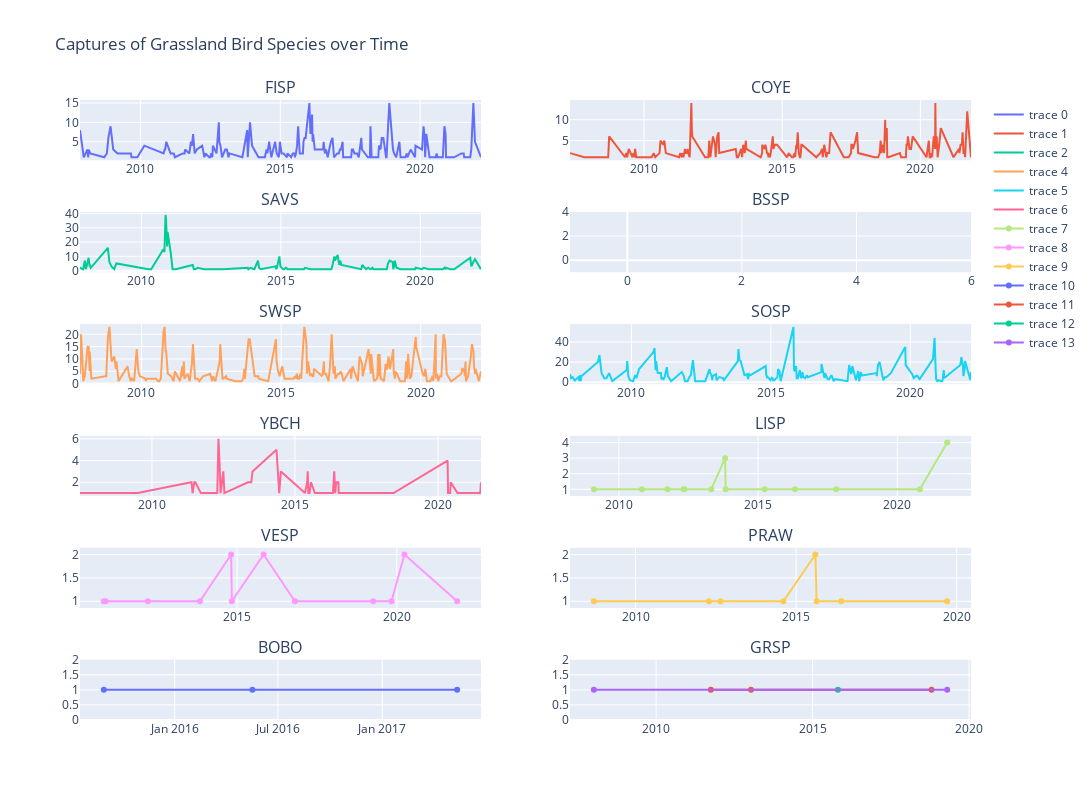

The cell this chart's notebook holds for it:
### Code cell
captureRateFig = make_subplots(rows=6, cols=2, 
                               subplot_titles=("FISP", "COYE", "SAVS", "BSSP", "SWSP", 
                                               "SOSP", "YBCH", "LISP", "VESP", "PRAW",
                                               "BOBO", "GRSP", "HESP", "SEWR"))

captureRateFig.add_trace(
    go.Scatter(x=filtered_groups["FISP"].index, y=filtered_groups["FISP"]["Band Number"]),
    row=1, col=1
)

captureRateFig.add_trace(
    go.Scatter(x=filtered_groups["COYE"].index, y=filtered_groups["COYE"]["Band Number"]),
    row=1, col=2
)

captureRateFig.add_trace(
    go.Scatter(x=filtered_groups["SAVS"].index, y=filtered_groups["SAVS"]["Band Number"]),
    row=2, col=1
)

captureRateFig.add_trace(
    go.Scatter(x=filtered_groups["BSSP"].index, y=filtered_groups["BSSP"]["Band Number"]),
    row=2, col=2
)

captureRateFig.add_trace(
    go.Scatter(x=filtered_groups["SOSP"].index, y=filtered_groups["SOSP"]["Band Number"]),
    row=3, col=1
)

captureRateFig.add_trace(
    go.Scatter(x=filtered_groups["SWSP"].index, y=filtered_groups["SWSP"]["Band Number"]),
    row=3, col=2
)

captureRateFig.add_trace(
    go.Scatter(x=filtered_groups["YBCH"].index, y=filtered_groups["YBCH"]["Band Number"]),
    row=4, col=1
)

captureRateFig.add_trace(
    go.Scatter(x=filtered_groups["LISP"].index, y=filtered_groups["LISP"]["Band Number"]),
    row=4, col=2
)

captureRateFig.add_trace(
    go.Scatter(x=filtered_groups["VESP"].index, y=filtered_groups["VESP"]["Band Number"]),
    row=5, col=1
)

captureRateFig.add_trace(
    go.Scatter(x=filtered_groups["PRAW"].index, y=filtered_groups["PRAW"]["Band Number"]),
    row=5, col=2
)

captureRateFig.add_trace(
    go.Scatter(x=filtered_groups["BOBO"].index, y=filtered_groups["BOBO"]["Band Number"]),
    row=6, col=1
)

captureRateFig.add_trace(
    go.Scatter(x=filtered_groups["GRSP"].index, y=filtered_groups["GRSP"]["Band Number"]),
    row=6, col=2
)

captureRateFig.add_trace(
    go.Scatter(x=filtered_groups["HESP"].index, y=filtered_groups["HESP"]["Band Number"]),
    row=6, col=2
)

captureRateFig.add_trace(
    go.Scatter(x=filtered_groups["SEWR"].index, y=filtered_groups["SEWR"]["Band Number"]),
    row=6, col=2
)


captureRateFig.update_layout(height=800, width=1300, title_text="Captures of Grassland Bird Species over Time")
#captureRateFig.write_html("captureRateFig.html")
captureRateFig.show()

### Figure 1 — Plotly figure (JSON) as saved in the notebook; plotly's stock layout.template omitted (floating-point values rounded to 4 significant figures; data arrays with more than 128 entries replaced by an {"elided": "..."} marker saying what was removed)
{"data": [{"type": "scatter", "x": {"elided": "193 str values"}, "xaxis": "x", "y": {"elided": "193 int values"}, "yaxis": "y"}, {"type": "scatter", "x": {"elided": "168 str values"}, "xaxis": "x2", "y": {"elided": "168 int values"}, "yaxis": "y2"}, {"type": "scatter", "x": ["2007-10-20T00:00:00", "2007-12-01T00:00:00", "2007-12-22T00:00:00", "2008-01-05T00:00:00", "2008-02-10T00:00:00", "2008-02-23T00:00:00", "2008-02-24T00:00:00", "2008-03-09T00:00:00", "2008-10-19T00:00:00", "2008-11-08T00:00:00", "2008-12-06T00:00:00", "2009-01-10T00:00:00", "2009-02-07T00:00:00", "2010-04-03T00:00:00", "2010-05-09T00:00:00", "2010-10-16T00:00:00", "2010-10-30T00:00:00", "2010-11-13T00:00:00", "2010-11-20T00:00:00", "2010-12-04T00:00:00", "2010-12-11T00:00:00", "2011-01-22T00:00:00", "2011-01-29T00:00:00", "2011-02-13T00:00:00", "2011-03-26T00:00:00", "2011-11-05T00:00:00", "2011-11-19T00:00:00", "2011-12-03T00:00:00", "2011-12-10T00:00:00", "2012-01-07T00:00:00", "2012-03-17T00:00:00", "2012-03-31T00:00:00", "2012-04-29T00:00:00", "2012-11-10T00:00:00", "2012-11-25T00:00:00", "2012-12-01T00:00:00", "2013-10-26T00:00:00", "2013-11-02T00:00:00", "2013-12-02T00:00:00", "2014-01-20T00:00:00", "2014-03-08T00:00:00", "2014-03-15T00:00:00", "2014-03-22T00:00:00", "2014-04-12T00:00:00", "2014-10-25T00:00:00", "2014-11-02T00:00:00", "2014-11-15T00:00:00", "2014-12-13T00:00:00", "2014-12-27T00:00:00", "2015-01-31T00:00:00", "2015-02-14T00:00:00", "2015-03-07T00:00:00", "2015-04-05T00:00:00", "2015-04-24T00:00:00", "2015-10-31T00:00:00", "2015-11-14T00:00:00", "2016-01-30T00:00:00", "2016-03-26T00:00:00", "2016-10-25T00:00:00", "2016-11-13T00:00:00", "2016-12-03T00:00:00", "2016-12-10T00:00:00", "2017-01-14T00:00:00", "2017-02-04T00:00:00", "2017-02-18T00:00:00", "2017-03-04T00:00:00", "2017-10-22T00:00:00", "2017-11-18T00:00:00", "2017-11-24T00:00:00", "2017-12-03T00:00:00", "2018-01-20T00:00:00", "2018-02-18T00:00:00", "2018-03-18T00:00:00", "2018-03-24T00:00:00", "2018-04-14T00:00:00", "2018-04-29T00:00:00", "2018-09-29T00:00:00", "2018-10-14T00:00:00", "2018-10-20T00:00:00", "2018-11-04T00:00:00", "2018-11-25T00:00:00", "2019-01-06T00:00:00", "2019-01-12T00:00:00", "2019-01-27T00:00:00", "2019-02-02T00:00:00", "2019-02-23T00:00:00", "2019-04-21T00:00:00", "2019-10-27T00:00:00", "2019-11-02T00:00:00", "2020-01-26T00:00:00", "2020-02-15T00:00:00", "2020-04-21T00:00:00", "2020-05-03T00:00:00", "2020-10-24T00:00:00", "2020-11-14T00:00:00", "2020-11-29T00:00:00", "2020-12-05T00:00:00", "2021-01-10T00:00:00", "2021-01-30T00:00:00", "2021-03-20T00:00:00", "2021-10-17T00:00:00", "2021-10-31T00:00:00", "2021-11-21T00:00:00", "2021-11-27T00:00:00", "2021-12-18T00:00:00", "2022-03-06T00:00:00"], "xaxis": "x3", "y": [2, 1, 7, 1, 9, 3, 4, 2, 16, 6, 3, 1, 5, 1, 1, 15, 13, 39, 36, 17, 27, 12, 9, 1, 1, 4, 1, 1, 1, 2, 1, 1, 1, 1, 1, 1, 2, 1, 2, 1, 7, 3, 2, 1, 3, 1, 3, 10, 3, 1, 1, 2, 1, 1, 1, 2, 1, 1, 1, 5, 10, 7, 11, 4, 7, 4, 1, 1, 2, 4, 1, 2, 1, 1, 2, 1, 1, 1, 1, 5, 7, 6, 1, 4, 7, 2, 1, 1, 2, 1, 2, 1, 1, 1, 2, 1, 2, 1, 1, 1, 9, 3, 6, 6, 8, 1], "yaxis": "y3"}, {"type": "scatter", "x": [], "xaxis": "x4", "y": [], "yaxis": "y4"}, {"type": "scatter", "x": {"elided": "220 str values"}, "xaxis": "x5", "y": {"elided": "220 int values"}, "yaxis": "y5"}, {"type": "scatter", "x": {"elided": "170 str values"}, "xaxis": "x6", "y": {"elided": "170 int values"}, "yaxis": "y6"}, {"type": "scatter", "x": ["2007-06-27T00:00:00", "2008-09-14T00:00:00", "2009-05-09T00:00:00", "2009-05-23T00:00:00", "2009-06-21T00:00:00", "2009-07-03T00:00:00", "2011-05-16T00:00:00", "2011-05-21T00:00:00", "2011-06-04T00:00:00", "2011-06-25T00:00:00", "2011-07-09T00:00:00", "2011-09-18T00:00:00", "2012-04-14T00:00:00", "2012-04-29T00:00:00", "2012-05-12T00:00:00", "2012-05-26T00:00:00", "2012-06-30T00:00:00", "2012-07-14T00:00:00", "2013-05-11T00:00:00", "2013-06-22T00:00:00", "2013-07-08T00:00:00", "2014-05-10T00:00:00", "2014-06-14T00:00:00", "2014-07-05T00:00:00", "2015-05-09T00:00:00", "2015-06-06T00:00:00", "2015-06-13T00:00:00", "2015-06-21T00:00:00", "2015-07-06T00:00:00", "2015-07-25T00:00:00", "2015-09-12T00:00:00", "2016-04-30T00:00:00", "2016-05-17T00:00:00", "2016-05-29T00:00:00", "2016-06-11T00:00:00", "2016-07-09T00:00:00", "2016-07-13T00:00:00", "2016-09-12T00:00:00", "2017-05-13T00:00:00", "2017-05-28T00:00:00", "2017-06-12T00:00:00", "2018-06-13T00:00:00", "2020-05-03T00:00:00", "2020-05-09T00:00:00", "2020-06-05T00:00:00", "2020-06-12T00:00:00", "2020-09-06T00:00:00", "2021-05-13T00:00:00", "2021-05-31T00:00:00", "2021-06-15T00:00:00", "2021-06-24T00:00:00", "2021-07-03T00:00:00"], "xaxis": "x7", "y": [1, 1, 1, 1, 1, 1, 2, 2, 1, 2, 2, 1, 1, 6, 4, 1, 3, 1, 2, 2, 3, 5, 1, 3, 1, 2, 3, 1, 1, 2, 1, 1, 3, 1, 2, 2, 1, 1, 1, 1, 1, 1, 4, 1, 1, 2, 1, 1, 1, 1, 1, 2], "yaxis": "y7"}, {"type": "scatter", "x": ["2009-02-07T00:00:00", "2010-10-30T00:00:00", "2011-10-01T00:00:00", "2012-04-29T00:00:00", "2012-05-12T00:00:00", "2013-04-27T00:00:00", "2013-10-26T00:00:00", "2013-11-02T00:00:00", "2015-03-28T00:00:00", "2016-04-30T00:00:00", "2017-10-22T00:00:00", "2020-10-24T00:00:00", "2021-10-17T00:00:00"], "xaxis": "x8", "y": [1, 1, 1, 1, 1, 1, 3, 1, 1, 1, 1, 1, 4], "yaxis": "y8"}, {"type": "scatter", "x": ["2010-10-30T00:00:00", "2010-11-20T00:00:00", "2012-03-17T00:00:00", "2013-11-02T00:00:00", "2014-10-25T00:00:00", "2014-11-02T00:00:00", "2015-10-31T00:00:00", "2016-10-23T00:00:00", "2019-04-06T00:00:00", "2019-11-02T00:00:00", "2020-03-28T00:00:00", "2021-11-21T00:00:00"], "xaxis": "x9", "y": [1, 1, 1, 1, 2, 1, 2, 1, 1, 1, 2, 1], "yaxis": "y9"}, {"type": "scatter", "x": ["2008-09-14T00:00:00", "2012-04-14T00:00:00", "2012-08-25T00:00:00", "2014-08-09T00:00:00", "2015-08-08T00:00:00", "2015-08-22T00:00:00", "2016-05-29T00:00:00", "2019-09-15T00:00:00"], "xaxis": "x10", "y": [1, 1, 1, 1, 2, 1, 1, 1], "yaxis": "y10"}, {"type": "scatter", "x": ["2015-08-29T00:00:00", "2016-05-17T00:00:00", "2017-05-13T00:00:00"], "xaxis": "x11", "y": [1, 1, 1], "yaxis": "y11"}, {"type": "scatter", "x": ["2011-10-01T00:00:00", "2013-01-12T00:00:00", "2018-10-20T00:00:00"], "xaxis": "x12", "y": [1, 1, 1], "yaxis": "y12"}, {"type": "scatter", "x": ["2015-10-24T00:00:00"], "xaxis": "x12", "y": [1], "yaxis": "y12"}, {"type": "scatter", "x": ["2008-01-05T00:00:00", "2019-04-21T00:00:00"], "xaxis": "x12", "y": [1, 1], "yaxis": "y12"}], "layout": {"annotations": [{"font": {"size": 16}, "showarrow": false, "text": "FISP", "x": 0.225, "xanchor": "center", "xref": "paper", "y": 1.0, "yanchor": "bottom", "yref": "paper"}, {"font": {"size": 16}, "showarrow": false, "text": "COYE", "x": 0.775, "xanchor": "center", "xref": "paper", "y": 1.0, "yanchor": "bottom", "yref": "paper"}, {"font": {"size": 16}, "showarrow": false, "text": "SAVS", "x": 0.225, "xanchor": "center", "xref": "paper", "y": 0.8194, "yanchor": "bottom", "yref": "paper"}, {"font": {"size": 16}, "showarrow": false, "text": "BSSP", "x": 0.775, "xanchor": "center", "xref": "paper", "y": 0.8194, "yanchor": "bottom", "yref": "paper"}, {"font": {"size": 16}, "showarrow": false, "text": "SWSP", "x": 0.225, "xanchor": "center", "xref": "paper", "y": 0.6389, "yanchor": "bottom", "yref": "paper"}, {"font": {"size": 16}, "showarrow": false, "text": "SOSP", "x": 0.775, "xanchor": "center", "xref": "paper", "y": 0.6389, "yanchor": "bottom", "yref": "paper"}, {"font": {"size": 16}, "showarrow": false, "text": "YBCH", "x": 0.225, "xanchor": "center", "xref": "paper", "y": 0.4583, "yanchor": "bottom", "yref": "paper"}, {"font": {"size": 16}, "showarrow": false, "text": "LISP", "x": 0.775, "xanchor": "center", "xref": "paper", "y": 0.4583, "yanchor": "bottom", "yref": "paper"}, {"font": {"size": 16}, "showarrow": false, "text": "VESP", "x": 0.225, "xanchor": "center", "xref": "paper", "y": 0.2778, "yanchor": "bottom", "yref": "paper"}, {"font": {"size": 16}, "showarrow": false, "text": "PRAW", "x": 0.775, "xanchor": "center", "xref": "paper", "y": 0.2778, "yanchor": "bottom", "yref": "paper"}, {"font": {"size": 16}, "showarrow": false, "text": "BOBO", "x": 0.225, "xanchor": "center", "xref": "paper", "y": 0.09722, "yanchor": "bottom", "yref": "paper"}, {"font": {"size": 16}, "showarrow": false, "text": "GRSP", "x": 0.775, "xanchor": "center", "xref": "paper", "y": 0.09722, "yanchor": "bottom", "yref": "paper"}], "height": 800, "title": {"text": "Captures of Grassland Bird Species over Time"}, "width": 1300, "xaxis": {"anchor": "y", "domain": [0, 0.45]}, "xaxis10": {"anchor": "y10", "domain": [0.55, 1]}, "xaxis11": {"anchor": "y11", "domain": [0, 0.45]}, "xaxis12": {"anchor": "y12", "domain": [0.55, 1]}, "xaxis2": {"anchor": "y2", "domain": [0.55, 1]}, "xaxis3": {"anchor": "y3", "domain": [0, 0.45]}, "xaxis4": {"anchor": "y4", "domain": [0.55, 1]}, "xaxis5": {"anchor": "y5", "domain": [0, 0.45]}, "xaxis6": {"anchor": "y6", "domain": [0.55, 1]}, "xaxis7": {"anchor": "y7", "domain": [0, 0.45]}, "xaxis8": {"anchor": "y8", "domain": [0.55, 1]}, "xaxis9": {"anchor": "y9", "domain": [0, 0.45]}, "yaxis": {"anchor": "x", "domain": [0.9028, 1.0]}, "yaxis10": {"anchor": "x10", "domain": [0.1806, 0.2778]}, "yaxis11": {"anchor": "x11", "domain": [0, 0.09722]}, "yaxis12": {"anchor": "x12", "domain": [0, 0.09722]}, "yaxis2": {"anchor": "x2", "domain": [0.9028, 1.0]}, "yaxis3": {"anchor": "x3", "domain": [0.7222, 0.8194]}, "yaxis4": {"anchor": "x4", "domain": [0.7222, 0.8194]}, "yaxis5": {"anchor": "x5", "domain": [0.5417, 0.6389]}, "yaxis6": {"anchor": "x6", "domain": [0.5417, 0.6389]}, "yaxis7": {"anchor": "x7", "domain": [0.3611, 0.4583]}, "yaxis8": {"anchor": "x8", "domain": [0.3611, 0.4583]}, "yaxis9": {"anchor": "x9", "domain": [0.1806, 0.2778]}}}
